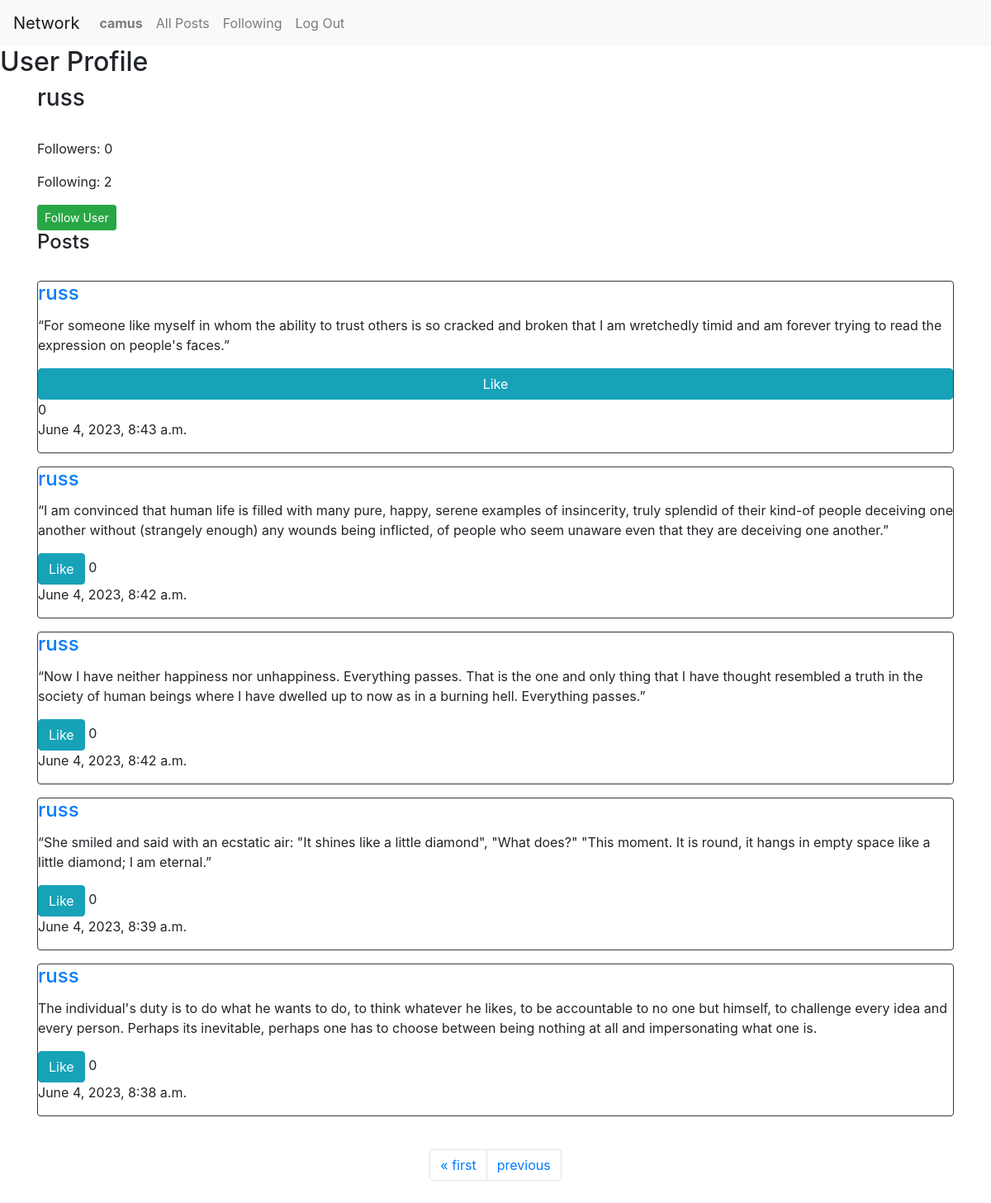
Screenshot of /profile/russ?page=2 (signed in) with the database file from the repository.
### network/models.py (models this page shows, shortened)
class User(AbstractUser):
    followers = models.ManyToManyField('self', symmetrical=False, related_name='user_followers')
    following = models.ManyToManyField('self', symmetrical=False, related_name='user_following')
    likes =  models.ManyToManyField('Post', related_name='liked_users', blank=True)

class Post(models.Model):
    username = models.ForeignKey(User, on_delete=models.CASCADE)
    post_content = models.TextField()
    timestamp = models.DateTimeField(auto_now_add=True)
    likes = models.ManyToManyField(User, related_name = 'liked_posts', blank=True)

### network/views.py (the view)
# urls.py: path("profile/<str:username>", views.profile, name="profile"),
@csrf_exempt
@login_required
def profile(request, username):
        profile_user = User.objects.get(username=username)
        viewer_user = request.user
        followers = profile_user.followers.all()
        follows = profile_user.following.all()
        user_id = profile_user.id
        user_posts = Post.objects.filter(username=user_id).order_by('-timestamp')
        paginator = Paginator(user_posts, 10)
        page_number = request.GET.get("page")
        page_obj = paginator.get_page(page_number)
        if User.objects.filter(username=viewer_user, following=profile_user).exists():
            is_following = True
        else:
            is_following = False
        print(is_following)
        return render(request, "network/profile.html", {
            "followers": followers,
            "follows" : follows,
            "profile_user" : profile_user,
            "is_following" : is_following,
            "posts" : page_obj,
            "username" : username,
            "viewer_user" : viewer_user
        })

### network/templates/network/profile.html (shortened to what this page needs)
{% extends "network/layout.html" %}
{% block body %}
    <h2>User Profile</h2>
        <div class="container">
            <h3>{{username}}</h3> <br>
            <p>Followers: {{followers.count}}
            <p>Following: {{follows.count}}</p>
            {% if username != viewer_user %}
            <form method="post" action="{% url 'following' %}">
                {% if is_following == False %}
                <button class="btn btn-success btn-sm" type="submit">Follow User</button>
                {% else %}
                <button class="btn btn-danger" type="submit">Unfollow User</button>
            </form>
            {% endif %}
            {% endif %}
            <h4>Posts</h4> <br>
        {% if posts %}
        {% for post in posts %}
        <div class="card border-dark mb-3" id="post{{post.id}}">
            <h4 class="card-title"><a href="{% url 'profile' username=post.username %}">{{post.username}}</h4></a>
        <form id="edit-form{{post.id}}">
            <p class="card-text" id="post-content{{post.id}}">{{post.post_content}}</p>
            {% if user not in post.likes.all %}
            <button id="like-btn{{post.id}}" type="button" data-id="{{post.id}}" class="btn btn-info">Like</button>
            {% else %}
            <button id="like-btn{{post.id}}" type="button" data-id="{{post.id}}" class="btn btn-info">Unlike</button>
            {% endif %}
            <span id="likeCount{{post.id}}" data-id="{{post.id}}">{{post.likes|length}}</span>
        </form>
            <p class="card-text">{{post.timestamp}}</p>
        </div>
        {% endfor %}
        {% endif %}
    <div class="container p-4">
        <ul class="pagination justify-content-center">
            {% if posts.has_previous %}
                <li class="page-item"><a class="page-link" href="?page=1">&laquo; first</a></li>
                <li class="page-item"><a class="page-link" href="?page={{ posts.previous_page_number }}">previous</a></li>
            {% endif %}
        </ul>
    </div>
{% endblock %}

### network/templates/network/layout.html (shortened to what this page needs)
{% load static %}
<!DOCTYPE html>
<html lang="en">
    <head>
        <link rel="stylesheet" href="https://stackpath.bootstrapcdn.com/bootstrap/4.4.1/css/bootstrap.min.css">
        <link href="{% static 'network/styles.css' %}" rel="stylesheet">
    </head>
    <body>
        <nav class="navbar navbar-expand-lg navbar-light bg-light">
            <a class="navbar-brand" href="#">Network</a>
            <div>
              <ul class="navbar-nav mr-auto">
                {% if user.is_authenticated %}
                    <li class="nav-item">
                        <a class="nav-link" href="#"><strong>{{ user.username }}</strong></a>
                    </li>
                {% endif %}
                <li class="nav-item">
                  <a class="nav-link" href="{% url 'index' %}">All Posts</a>
                </li>
                {% if user.is_authenticated %}
                    <li class="nav-item">
                        <a class="nav-link" href="{% url 'following' %}">Following</a>
                    </li>
                    <li class="nav-item">
                        <a class="nav-link" href="{% url 'logout' %}">Log Out</a>
                    </li>
                {% endif %}
              </ul>
            </div>
          </nav>
        <div class="body">
            {% block body %}
            {% endblock %}
        </div>
    </body>
</html>

### rows the page displays
User: username "camus"
User: username "russ"
Post: username "russ", post_content "“For someone like myself in whom the ability to trust others is so cracked and broken that I am wretchedly timid and am forever trying to read the expression on people's faces.”", likes|length "0", timestamp "June 4, 2023, 8:43 a.m."
Post: username "russ", post_content "“I am convinced that human life is filled with many pure, happy, serene examples of insincerity, truly splendid of their kind-of people deceiving one another without (strangely enough) any wounds being inflicted, of people who seem unaware even that they are deceiving one another.”", likes|length "0", timestamp "June 4, 2023, 8:42 a.m."
Post: username "russ", post_content "“Now I have neither happiness nor unhappiness. Everything passes. That is the one and only thing that I have thought resembled a truth in the society of human beings where I have dwelled up to now as in a burning hell. Everything passes.”", likes|length "0", timestamp "June 4, 2023, 8:42 a.m."
Post: username "russ", post_content "“She smiled and said with an ecstatic air: \"It shines like a little diamond\", \"What does?\" \"This moment. It is round, it hangs in empty space like a little diamond; I am eternal.”", likes|length "0", timestamp "June 4, 2023, 8:39 a.m."
Post: username "russ", post_content "The individual's duty is to do what he wants to do, to think whatever he likes, to be accountable to no one but himself, to challenge every idea and every person. Perhaps its inevitable, perhaps one has to choose between being nothing at all and impersonating what one is.", likes|length "0", timestamp "June 4, 2023, 8:38 a.m."

### other values shown
{{ followers.count }} "0"
{{ follows.count }} "2"
